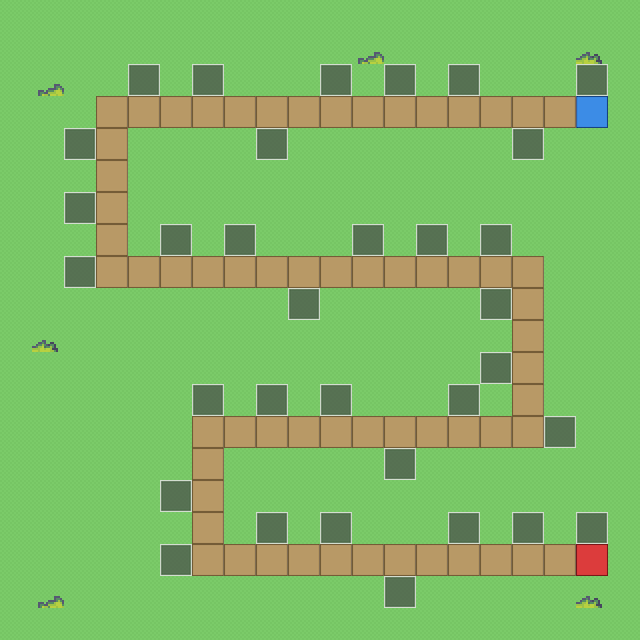

A 2D game scene composited from a Tiled map and its tileset images. What follows is a short description and the map's XML, with every tile layer's data as written:
An orthogonal 20x20 tile map with 32x32 px tiles, 3 tile layers (Ground, Env, Logic), 3 tilesets.

<map version="1.10" tiledversion="1.12.2" orientation="orthogonal" renderorder="right-down" width="20" height="20" tilewidth="32" tileheight="32" infinite="0" nextlayerid="5" nextobjectid="1">
 <tileset firstgid="1" source="../tilesets/tiles.tsx" />
 <tileset firstgid="6" name="Test" tilewidth="32" tileheight="32" tilecount="855" columns="19">
  <image source="../tilesets/Serene_Village_32x32.png" width="608" height="1440" />
 </tileset>
 <tileset firstgid="861" name="tiles2" tilewidth="32" tileheight="32" tilecount="5" columns="5">
  <image source="../tilesets/tiles.png" width="160" height="32" />
  <tile id="1"><properties><property name="kind" value="path" /></properties></tile>
  <tile id="2"><properties><property name="kind" value="build" /></properties></tile>
  <tile id="3"><properties><property name="kind" value="start" /></properties></tile>
  <tile id="4"><properties><property name="kind" value="end" /></properties></tile>
 </tileset>
 <layer id="1" name="Ground" width="20" height="20">
  <data encoding="csv">
9,9,9,9,9,9,9,9,9,9,9,9,9,9,9,9,9,9,9,9,
9,9,9,9,9,9,9,9,9,9,9,9,9,9,9,9,9,9,9,9,
9,9,9,9,9,9,9,9,9,9,9,9,9,9,9,9,9,9,9,9,
9,9,9,33,33,33,33,33,33,33,33,33,33,33,33,33,33,33,33,9,
9,9,9,33,9,9,9,9,9,9,9,9,9,9,9,9,9,9,9,9,
9,9,9,33,9,9,9,9,9,9,9,9,9,9,9,9,9,9,9,9,
9,9,9,33,9,9,9,9,9,9,9,9,9,9,9,9,9,9,9,9,
9,9,9,33,9,9,9,9,9,9,9,9,9,9,9,9,9,9,9,9,
9,9,9,33,33,33,33,33,33,33,33,33,33,33,33,33,33,9,9,9,
9,9,9,9,9,9,9,9,9,9,9,9,9,9,9,9,33,9,9,9,
9,9,9,9,9,9,9,9,9,9,9,9,9,9,9,9,33,9,9,9,
9,9,9,9,9,9,9,9,9,9,9,9,9,9,9,9,33,9,9,9,
9,9,9,9,9,9,9,9,9,9,9,9,9,9,9,9,33,9,9,9,
9,9,9,9,9,9,33,33,33,33,33,33,33,33,33,33,33,9,9,9,
9,9,9,9,9,9,33,9,9,9,9,9,9,9,9,9,9,9,9,9,
9,9,9,9,9,9,33,9,9,9,9,9,9,9,9,9,9,9,9,9,
9,9,9,9,9,9,33,9,9,9,9,9,9,9,9,9,9,9,9,9,
9,9,9,9,9,9,33,33,33,33,33,33,33,33,33,33,33,33,33,9,
9,9,9,9,9,9,9,9,9,9,9,9,9,9,9,9,9,9,9,9,
9,9,9,9,9,9,9,9,9,9,9,9,9,9,9,9,9,9,9,9
</data>
 </layer>
 <layer id="4" name="Env" width="20" height="20">
  <data encoding="csv">
0,0,0,0,0,0,0,0,0,0,0,0,0,0,0,0,0,0,0,0,
0,0,0,0,0,0,0,0,0,0,0,243,0,0,0,0,0,0,244,0,
0,243,0,0,0,0,0,0,0,0,0,0,0,0,0,0,0,0,0,0,
0,0,0,0,0,0,0,0,0,0,0,0,0,0,0,0,0,0,0,0,
0,0,0,0,0,0,0,0,0,0,0,0,0,0,0,0,0,0,0,0,
0,0,0,0,0,0,0,0,0,0,0,0,0,0,0,0,0,0,0,0,
0,0,0,0,0,0,0,0,0,0,0,0,0,0,0,0,0,0,0,0,
0,0,0,0,0,0,0,0,0,0,0,0,0,0,0,0,0,0,0,0,
0,0,0,0,0,0,0,0,0,0,0,0,0,0,0,0,0,0,0,0,
0,0,0,0,0,0,0,0,0,0,0,0,0,0,0,0,0,0,0,0,
0,244,0,0,0,0,0,0,0,0,0,0,0,0,0,0,0,0,0,0,
0,0,0,0,0,0,0,0,0,0,0,0,0,0,0,0,0,0,0,0,
0,0,0,0,0,0,0,0,0,0,0,0,0,0,0,0,0,0,0,0,
0,0,0,0,0,0,0,0,0,0,0,0,0,0,0,0,0,0,0,0,
0,0,0,0,0,0,0,0,0,0,0,0,0,0,0,0,0,0,0,0,
0,0,0,0,0,0,0,0,0,0,0,0,0,0,0,0,0,0,0,0,
0,0,0,0,0,0,0,0,0,0,0,0,0,0,0,0,0,0,0,0,
0,0,0,0,0,0,0,0,0,0,0,0,0,0,0,0,0,0,0,0,
0,243,0,0,0,0,0,0,0,0,0,0,0,0,0,0,0,0,244,0,
0,0,0,0,0,0,0,0,0,0,0,0,0,0,0,0,0,0,0,0
</data>
 </layer>
 <layer id="3" name="Logic" width="20" height="20">
  <data encoding="csv">
0,0,0,0,0,0,0,0,0,0,0,0,0,0,0,0,0,0,0,0,
0,0,0,0,0,0,0,0,0,0,0,0,0,0,0,0,0,0,0,0,
0,0,0,0,863,0,863,0,0,0,863,0,863,0,863,0,0,0,863,0,
0,0,0,862,862,862,862,862,862,862,862,862,862,862,862,862,862,862,864,0,
0,0,863,862,0,0,0,0,863,0,0,0,0,0,0,0,863,0,0,0,
0,0,0,862,0,0,0,0,0,0,0,0,0,0,0,0,0,0,0,0,
0,0,863,862,0,0,0,0,0,0,0,0,0,0,0,0,0,0,0,0,
0,0,0,862,0,863,0,863,0,0,0,863,0,863,0,863,0,0,0,0,
0,0,863,862,862,862,862,862,862,862,862,862,862,862,862,862,862,0,0,0,
0,0,0,0,0,0,0,0,0,863,0,0,0,0,0,863,862,0,0,0,
0,0,0,0,0,0,0,0,0,0,0,0,0,0,0,0,862,0,0,0,
0,0,0,0,0,0,0,0,0,0,0,0,0,0,0,863,862,0,0,0,
0,0,0,0,0,0,863,0,863,0,863,0,0,0,863,0,862,0,0,0,
0,0,0,0,0,0,862,862,862,862,862,862,862,862,862,862,862,863,0,0,
0,0,0,0,0,0,862,0,0,0,0,0,863,0,0,0,0,0,0,0,
0,0,0,0,0,863,862,0,0,0,0,0,0,0,0,0,0,0,0,0,
0,0,0,0,0,0,862,0,863,0,863,0,0,0,863,0,863,0,863,0,
0,0,0,0,0,863,862,862,862,862,862,862,862,862,862,862,862,862,865,0,
0,0,0,0,0,0,0,0,0,0,0,0,863,0,0,0,0,0,0,0,
0,0,0,0,0,0,0,0,0,0,0,0,0,0,0,0,0,0,0,0
</data>
 </layer>
</map>
